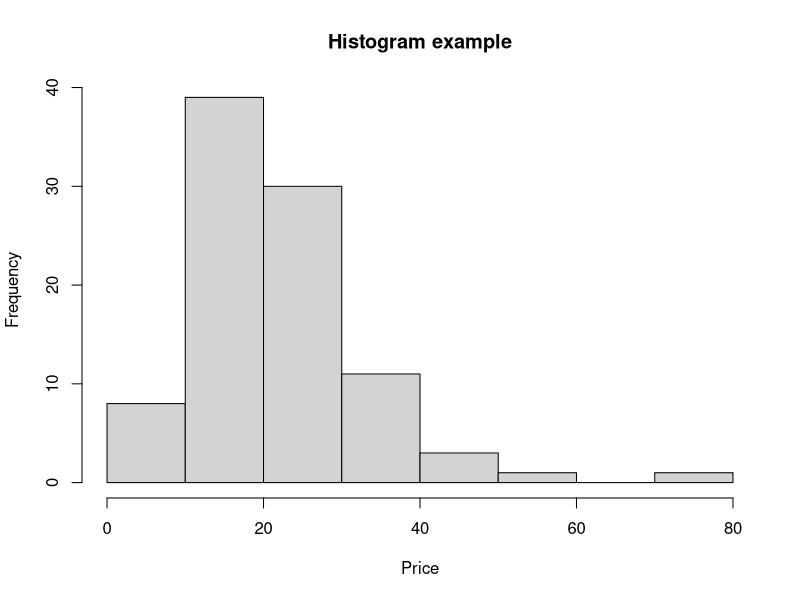
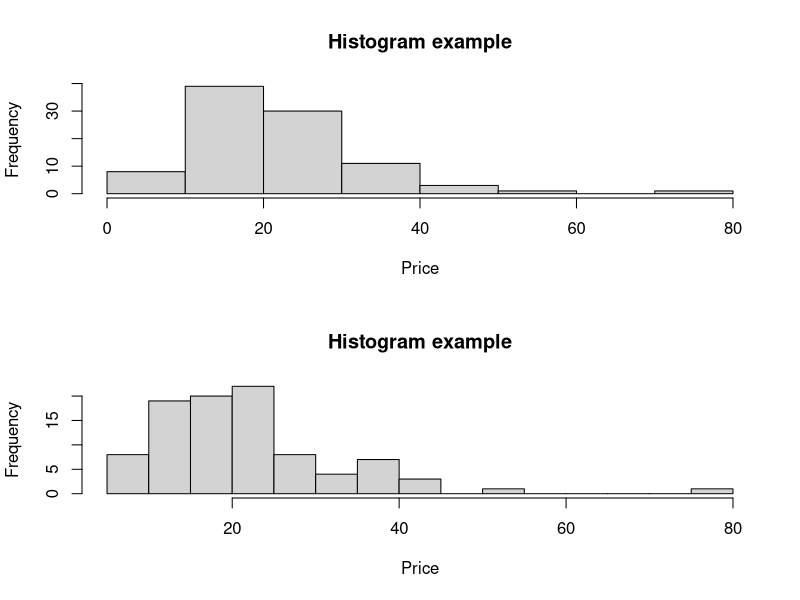
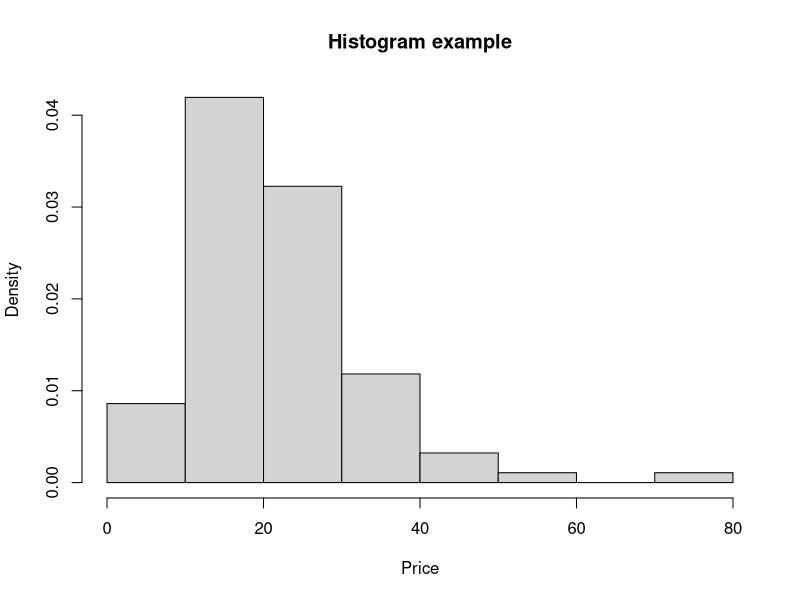
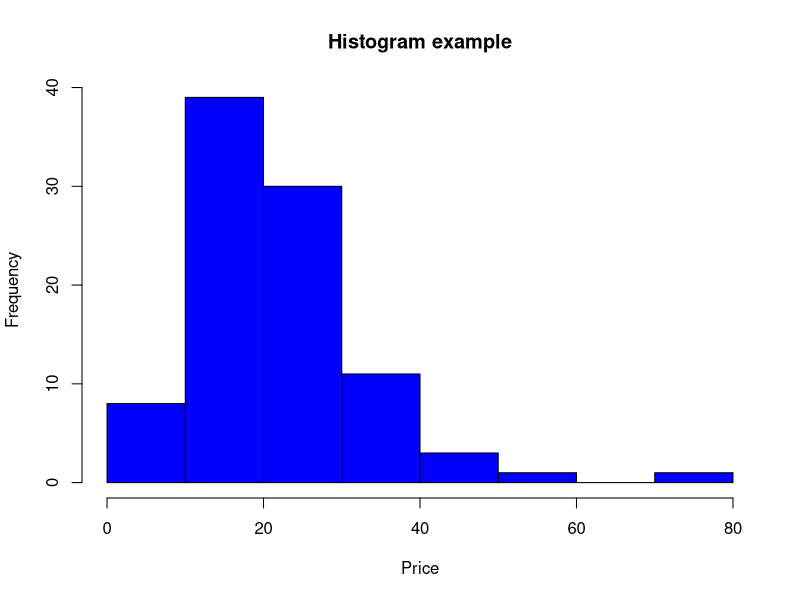
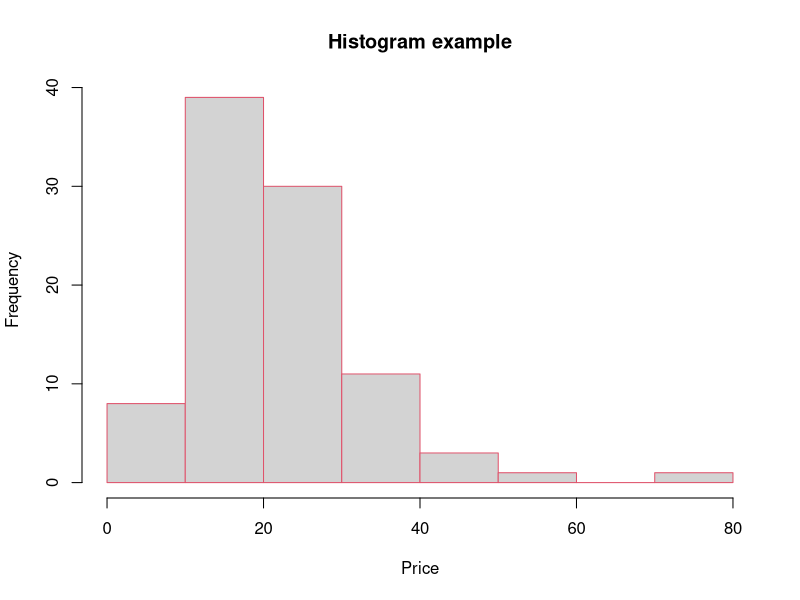

The R source for these figures, in order:
#load the below library for dataset
library('MASS')

# a simple histogram
hist(Cars93$Max.Price,main='Histogram example',xlab = 'Price')

#To get more details regarding the hist() function
?hist

#breaks is used to provide the size of the bin. The following code demostrates two 
#different breaks of sizes 10 and 20.
par(mfrow=c(2,1))
hist(Cars93$Max.Price,main='Histogram example',xlab = 'Price',breaks = 10)
hist(Cars93$Max.Price,main='Histogram example',xlab = 'Price',breaks = 20)
par(mfrow=c(1,1))

#To plot the probability instead of frequency, use Freq=F
hist(Cars93$Max.Price,main='Histogram example',xlab = 'Price',freq = F)

#Change color of the histogram
hist(Cars93$Max.Price,main='Histogram example',xlab = 'Price',col='blue')

#change color of the border
hist(Cars93$Max.Price,main='Histogram example',xlab = 'Price',border = 10)


